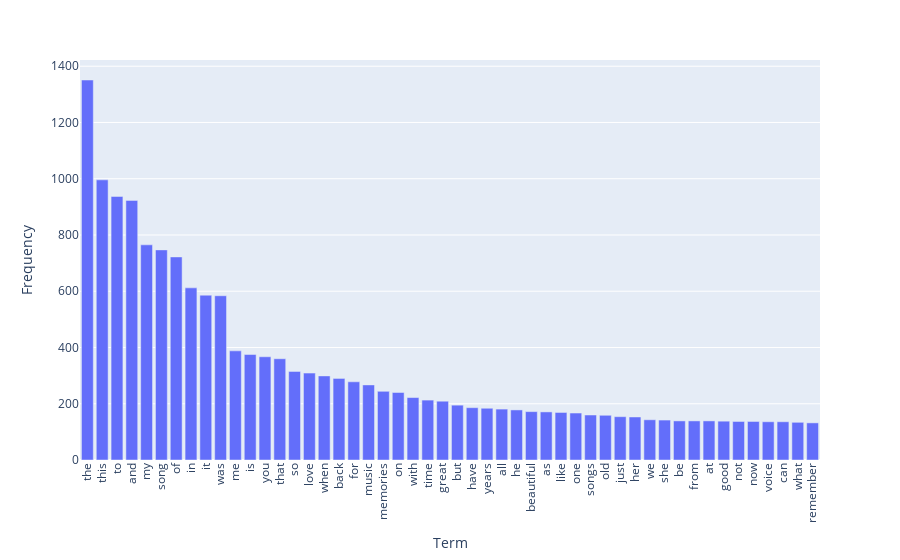

Notebook source saved alongside this figure:
### Code cell
import numpy as np
import plotly.express as px

#count the words frequenies
term_frequencies = []
for j in range(0,X_counts.shape[1]):
    term_frequencies.append(sum(X_counts[:,j].toarray()))
term_frequencies = np.asarray(X_counts.sum(axis=0))[0]

#get feature_names
terms = count_vect.get_feature_names_out()
frequencies = term_frequencies  
df_plotly = pd.DataFrame({'Term': terms, 'Frequency': frequencies})

# select the top 50
df_top50 = df_plotly.sort_values(by='Frequency', ascending=False).head(50)

# show pic
fig = px.bar(df_top50, x='Term', y='Frequency', height=600)
fig.update_layout(xaxis_tickangle=-90)
fig.show()

### Figure 1 — Plotly figure (JSON) as saved in the notebook; plotly's stock layout.template omitted (floating-point values rounded to 4 significant figures)
{"data": [{"alignmentgroup": "True", "hovertemplate": "Term=%{x}<br>Frequency=%{y}<extra></extra>", "legendgroup": "", "marker": {"color": "#636efa", "pattern": {"shape": ""}}, "name": "", "offsetgroup": "", "orientation": "v", "showlegend": false, "textposition": "auto", "type": "bar", "x": ["the", "this", "to", "and", "my", "song", "of", "in", "it", "was", "me", "is", "you", "that", "so", "love", "when", "back", "for", "music", "memories", "on", "with", "time", "great", "but", "have", "years", "all", "he", "beautiful", "as", "like", "one", "songs", "old", "just", "her", "we", "she", "be", "from", "at", "good", "not", "now", "voice", "can", "what", "remember"], "xaxis": "x", "y": [1351, 996, 937, 923, 765, 747, 722, 612, 586, 584, 388, 375, 367, 360, 315, 309, 299, 290, 278, 267, 244, 240, 222, 213, 209, 195, 186, 184, 181, 178, 172, 171, 169, 167, 160, 159, 154, 153, 143, 142, 139, 139, 139, 138, 137, 137, 136, 136, 134, 132], "yaxis": "y"}], "layout": {"autosize": true, "barmode": "relative", "legend": {"tracegroupgap": 0}, "margin": {"t": 60}, "xaxis": {"anchor": "y", "autorange": true, "domain": [0, 1], "range": [-0.5, 49.5], "tickangle": -90, "title": {"text": "Term"}, "type": "category"}, "yaxis": {"anchor": "x", "autorange": true, "domain": [0, 1], "range": [0, 1422.0], "title": {"text": "Frequency"}, "type": "linear"}}}
